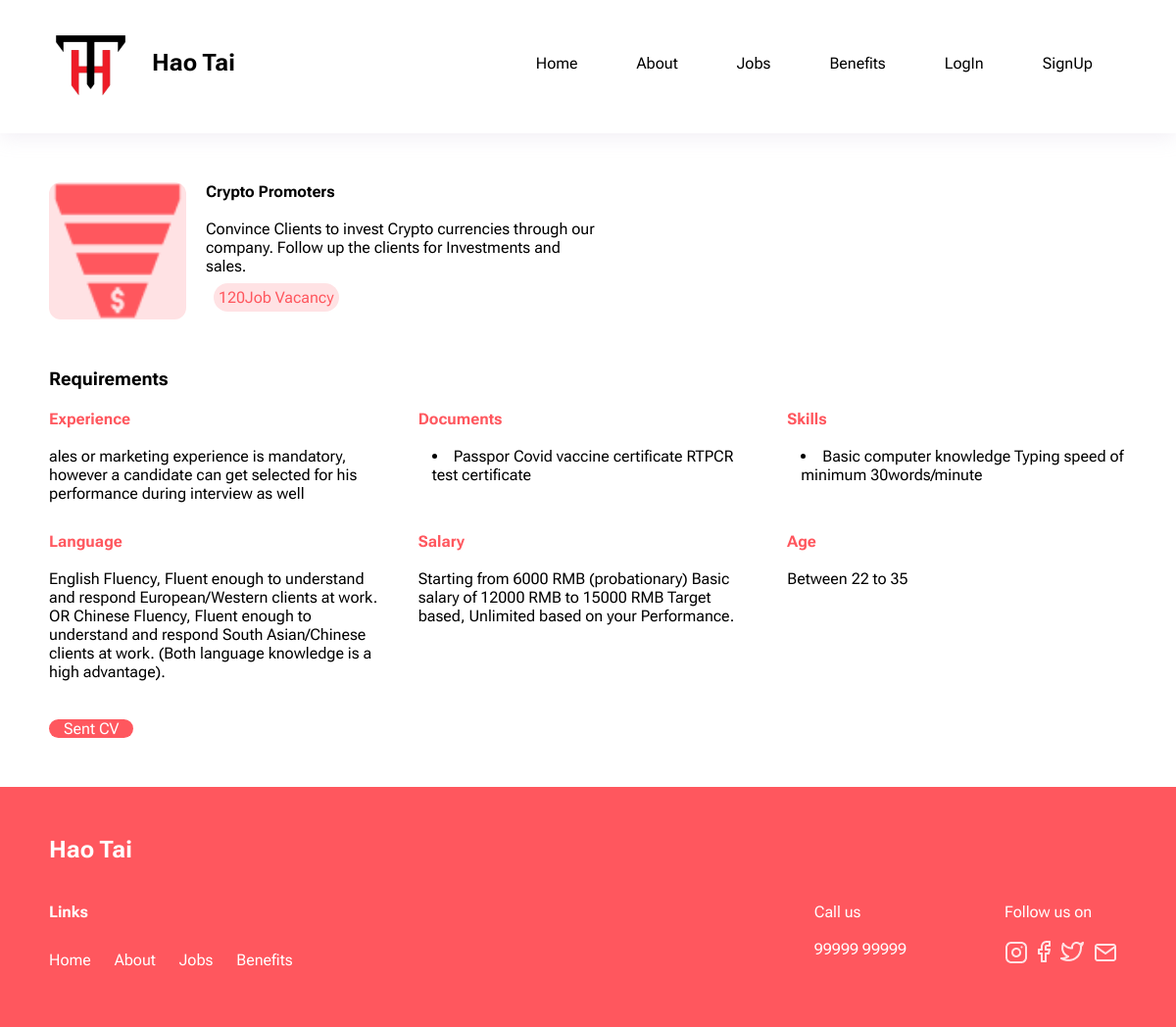
/jobsingle/1, run on the app's committed database.
### web/models.py (models this page shows, shortened)
class jobdescrip(models.Model):
    title = models.CharField(max_length = 200)
    description = models.TextField()
    no_of_vacancy = models.IntegerField()
    image = models.ImageField()
    experience = models.TextField()
    documents = models.TextField()
    skill = models.TextField()
    language  = models.TextField()
    salary = models.TextField()
    age = models.TextField()
    Category = models.ForeignKey('categories', on_delete=models.CASCADE)

### web/views.py (the view)
def jobsingle(request,id):
    jobdes = jobdescrip.objects.get(id=id)
    context = {'jobdes':jobdes}
    return render(request,'jobsingle.html',context)

### templates/jobsingle.html (shortened to what this page needs)
        {%extends 'base.html'%}
        {%load static%}
        {%block style%}
    <link rel="stylesheet" href="{% static  'stylelast.css'%}">
    {%endblock%}
    {%block content%}
    <section class="crypto">
        <div class="currency">
            <img src="{{jobdes.image.url}}" alt="">
        </div>
        <div class="note">
            <div>
                <b>{{jobdes.title}}</b><br><br>
                <p>{{jobdes.description}}</p>
            </div>
            <div class="vacancy">{{jobdes.no_of_vacancy }}Job Vacancy</div>
        </div>
    </section>
    <section class="requirements">
        <h3>Requirements</h3>
        <div class="conditions">
            <div class="exp">
                <h4>Experience</h4><br>
                <p>{{jobdes.experience }}</p>
            </div>
            <div class="exp">
                <ul><h4>Documents</h4></ul><br>
                <li>{{jobdes.documents }}</li>
            </div>
            <div class="exp">
                <ul><h4>Skills</h4></ul><br>
                <li>{{jobdes.skill }}</li>
            </div>
            <div class="exp">
                <h4>Language</h4><br>
                <p>{{jobdes.language }}.</p><br>
            </div>
            <div class="exp">
                <h4>Salary</h4><br>
                <p>{{jobdes.salary }}</p>
            </div>
            <div class="exp">
                <h4>Age</h4><br>
                <p>{{jobdes.age }}</p>
            </div>
        </div>
        <div class="cv"><a href="">Sent CV</a></div>
    </section>
    {%endblock%}

### static/stylelast.css (style rules this page uses)
* { padding: 0; margin: 0; }
body { background-color: white; font-family: 'Open Sans', sans-serif; font-family: 'Roboto Flex', sans-serif; }
a { text-decoration: none; color: black; }
.crypto { display: flex; gap: 20px; margin: 50px; }
.crypto img { width: 140px; }
.crypto p { max-width : 400px; }
.currency { background-color: #FFE2E4; border-radius: 12px; height: 140px; }
.vacancy { background-color: #FFE2E4; border-radius: 15px; padding: 5px; width: fit-content; margin: 8px; color: #FF575E; }
.requirements { margin: 50px; }
.requirements h3 { padding-bottom: 20px; }
.conditions { display: grid; grid-template-columns: repeat(6,1fr); gap: 30px; }
.exp { grid-column: span 2; }
.exp h4 { color: #FF575E; }
.exp li { margin-left: 14px; }
.cv { background-color: #FF575E; border-radius: 15px; margin-top: 20px; margin-bottom: 20px; width: fit-content; }
.cv a { color: white; margin: 15px; }

### data on the page
jobdescrip: image (picture), title "Crypto Promoters", description "Convince Clients to invest Crypto currencies through our company. Follow up the clients for Investments and sales.", no_of_vacancy "120", experience "ales or marketing experience is mandatory, however a candidate can get selected for his performance during interview as well", documents "Passpor Covid vaccine certificate RTPCR test certificate", skill "Basic computer knowledge Typing speed of minimum 30words/minute", language "English Fluency, Fluent enough to understand and respond European/Western clients at work. OR Chinese Fluency, Fluent enough to understand and respond South Asian/Chinese clients at work. (Both language knowledge is a high advantage)", salary "Starting from 6000 RMB (probationary) Basic salary of 12000 RMB to 15000 RMB Target based, Unlimited based on your Performance.", age "Between 22 to 35"
